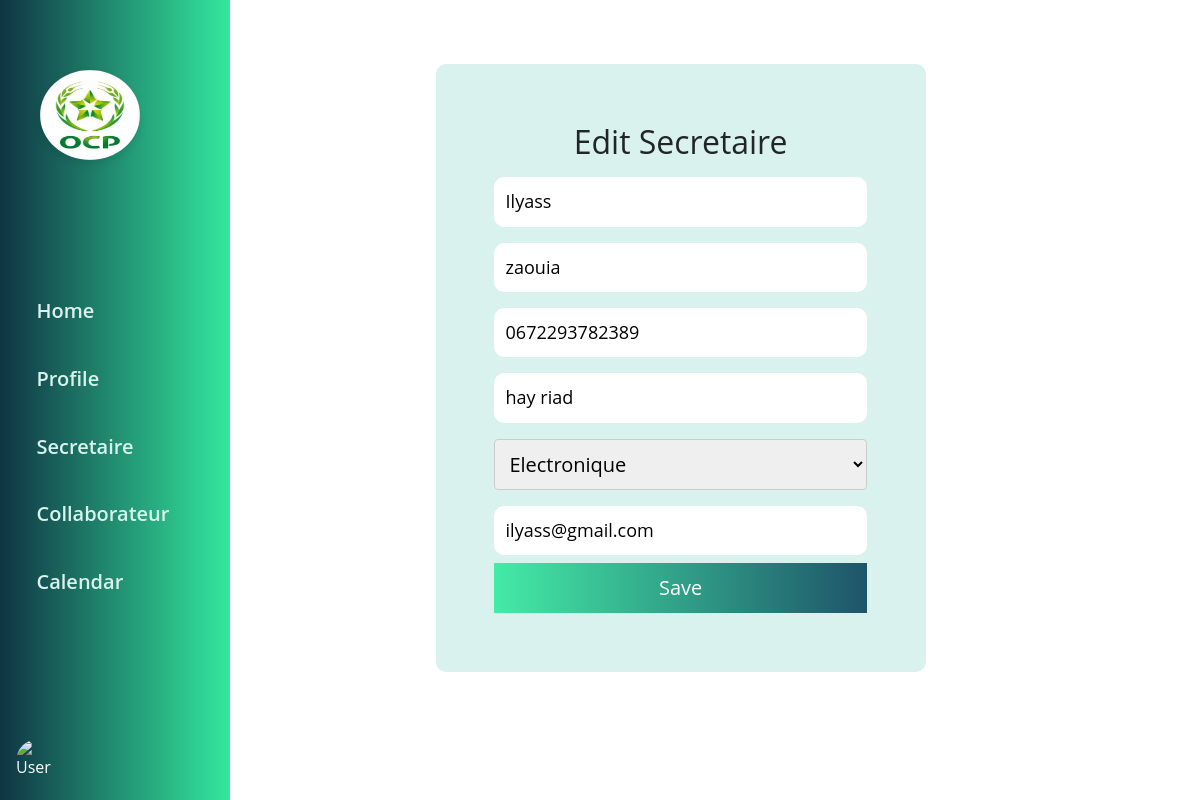
Page /webApp/editSec.php?id=15 on the committed database.
### tables this page shows
CREATE TABLE `secretaire` (
  `id` int(6) UNSIGNED NOT NULL,
  `Matricule` varchar(30) DEFAULT NULL,
  `firstname` varchar(30) NOT NULL,
  `lastname` varchar(30) NOT NULL,
  `email` varchar(50) DEFAULT NULL,
  `phoneNumber` varchar(30) DEFAULT NULL,
  `adresse` varchar(100) DEFAULT NULL,
  `password` varchar(255) DEFAULT NULL,
  `ServiceID` int(6) UNSIGNED DEFAULT NULL,
  `reg_date` timestamp NOT NULL DEFAULT CURRENT_TIMESTAMP ON UPDATE CURRENT_TIMESTAMP
);

### webApp/crud.php (called while the page is built, shortened)
<?php
$query = "SELECT id, description FROM Service";
$stmt = $db_connection->prepare($query);
$stmt->execute();
$services = $stmt->get_result();
$stmt3 = $db_connection->prepare("SELECT * FROM Secretaire WHERE id = ?");
$stmt3->bind_param("s", $id1);
$stmt3->execute();
$result = $stmt3->get_result();
if($result->num_rows > 0){
    $row4 = $result->fetch_assoc();
}
?>

### webApp/editSec.php (the view, shortened to what this page needs)
<?php
$id1 = $_GET['id'];
include("crud.php");
?>
<!DOCTYPE html>
<html lang="en">
<head>
    <link rel="stylesheet" href="../style/secr.css">
    <link rel="stylesheet" href="../bootstrap-5.0.2-dist/css/bootstrap.min.css">
    <link rel="stylesheet" href="https://cdnjs.cloudflare.com/ajax/libs/MaterialDesign-Webfont/3.6.95/css/materialdesignicons.css">
</head>
<body>
<div class="sidebar">
    <ion-icon name="menu-outline" id="btn"></ion-icon>
    <div class="logo">
        <img src="../icons/logo-ocp.jpg" alt="Logo">
    </div>
    <div class="sidebar-menus">
        <a href="admin.php"><ion-icon name="home-outline"></ion-icon>Home</a>
        <a href="adminProfile.php"><ion-icon name="person-circle-outline"></ion-icon>Profile</a>
        <a href="secr.php"><ion-icon name="body-outline"></ion-icon>Secretaire</a>
        <a href="collab.php"><ion-icon name="people-outline"></ion-icon>Collaborateur</a>
        <a href="calendar.php"><ion-icon name="calendar-outline"></ion-icon>Calendar</a>
    </div>
    <div class="sidebar-logout" id="logout-area">
        <img src="<?php echo $_SESSION['image'] ;?>" alt="User Image">
    </div>
</div>
<div class="main">
    <div class="main-cont-form">
<form method="post" enctype="multipart/form-data">
<h2>Edit Secretaire</h2>
    <input value="<?php echo $row4['firstname']; ?>" type="text" id="fname" name="fname"><br>
    <input value="<?php echo $row4['lastname']; ?>" type="text" id="lname" name="lname"><br>
    <input value="<?php echo $row4['phoneNumber']; ?>" type="text" id="fname" name="phone"><br>
    <input value="<?php echo $row4['adresse']; ?>" type="text" id="fname" name="adresse"><br>
    <select id="service" name="ServiceID">
    <?php
    while ($service = $services->fetch_assoc()) {
        $selected = $service['id'] == $row4['ServiceID'] ? 'selected' : '';
        echo "<option value='{$service['id']}' $selected>{$service['description']}</option>";
    }
    ?>
    </select><br>
    <input value="<?php echo $row4['email']; ?>" type="text" id="fname" name="email"><br>
    <button name="Submit4">Save</button>
</form>
</div>
</div>
</body>
</html>

### style/secr.css (style rules this page uses)
:root { --primaryColor: #c7fa90; --secondaryColor: #e4fae0; --whiteColor: #fff; --blackColor: #222; --softGreenColor: #d9f2ee; --darkGreyColor: #a7a7a7; --greyColor: #f5f5f5; }
* { margin: 0; padding: 0; box-sizing: border-box; outline: none; font-family: "Open Sans", sans-serif; }
body { width: 100%; height: auto; display: flex; overflow: auto; overflow-x: hidden; background-color: rgb(198, 198, 198); }
a { text-decoration: none; color: var(--blackColor); }
.sidebar { height: 100%; width: 230px; display: flex; flex-direction: column; justify-content: space-between; position: fixed; top: 0; left: 0; padding: 10px; z-index: 20; background: linear-gradient(to left, #34e89e, #0f3443); color: var(--whiteColor); transition: all 0.5s ease; }
.sidebar .logo img { width: 100px; height: 90px; border-radius: 65%; margin-left: 10px; box-shadow: 0 4px 8px rgba(0, 0, 0, 0.1); }
.logo { margin-left: 20px; margin-top: 60px; }
.sidebar-menus { display: flex; flex-direction: column; }
.sidebar-menus a { padding: 5%; margin: 4% 0; display: flex; font-size: 20px; font-weight: 550; gap: 1rem; text-decoration: none; color: var(--softGreenColor); }
.sidebar-logout { display: flex; padding: 6px; cursor: pointer; }
.sidebar-logout img { width: 45px; height: 45px; border-radius: 100%; object-fit: cover; margin-right: 10px; }
#btn { padding: 5px; position: absolute; left: 180px; cursor: pointer; color: var(--blackColor); font-size: 30px; border-radius: 100%; transition: all 0.5s ease; }
.main { position: relative; padding: 2%; height: 100vh; left: 220px; transition: all 0.5s ease; width: calc(100% - 220px); }
.main-cont-form { position: absolute; padding: 6%; height: auto; width: 50%; top: 8%; left: 22%; font-size: 20px; font-weight: 550; display: flex; flex-direction: column; background-color: var(--softGreenColor); border-radius: 10px; }
.main-cont-form form input { padding: 3%; border: none; font-size: 18px; }
h2 { text-align: center; color: #333333; margin-bottom: 20px; }
input[type="text"], input[type="password"], input[type="email"], input[type="file"] { width: 100%; padding: 10px; margin: 8px 0; font-size: 14px; box-sizing: border-box; border: 1px solid #cccccc; border-radius: 10px; }
#service { width: 100%; padding: 10px; margin: 8px 0; box-sizing: border-box; border: 1px solid #cccccc; border-radius: 4px; }
#service option { padding: 10px; border: none; border-radius: 0; background-color: #f8f8f8; }
button { width: 100%; background: linear-gradient(to right, #44eba6, #1e5469); color: white; padding: 10px 15px; border: none; border-radius: 20px; margin-top: 20px; cursor: pointer; font-size: 16px; }

### rows in the picture
secretaire: fname "Ilyass", lname "zaouia", phone "0672293782389", adresse "hay riad", email "ilyass@gmail.com"

### other values in the picture
form field ServiceID "Electronique"
